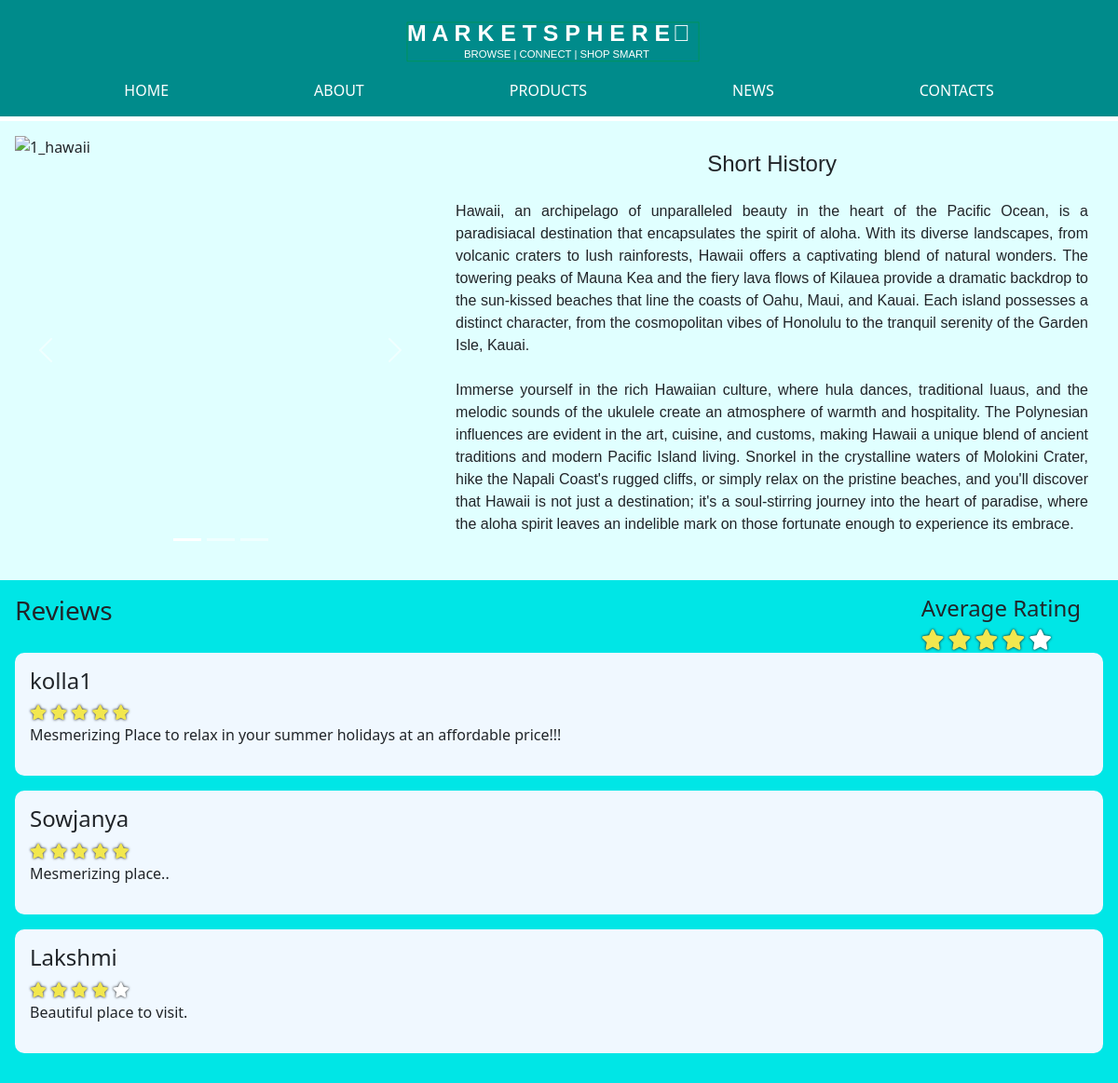
The page /includes/Hawaii.php on the database its author committed.
### tables this page shows
CREATE TABLE `Products` (
  `productId` int(11) NOT NULL,
  `productName` varchar(45) NOT NULL,
  `productCompany` varchar(45) NOT NULL,
  `productImgUrl` varchar(45) NOT NULL,
  `productPrice` decimal(7,2) NOT NULL,
  `productShortDesc` varchar(255) NOT NULL,
  `productHits` int(11) NOT NULL,
  `productRating` int(11) NOT NULL,
  `productRatingCount` int(11) NOT NULL,
  `productAvgRating` varchar(45) NOT NULL,
  `productReviewCount` int(11) NOT NULL
);

CREATE TABLE `Ratings` (
  `idRatings` int(11) NOT NULL,
  `userName` varchar(45) NOT NULL,
  `productID` int(11) NOT NULL,
  `companyName` varchar(45) NOT NULL,
  `rating` int(11) NOT NULL,
  `review` varchar(255) NOT NULL
);

### includes/Hawaii.php (the view, shortened to what this page needs)
<?php session_start();  include_once 'dbconnect.php';?>
<?php
    $result = $conn->query("SELECT * FROM Products where productId = 15");
    $prod = $result -> fetch_assoc();
    $hits = $prod["productHits"] + 1;
    $conn->query("UPDATE Products SET productHits = ".$hits." WHERE productId = 15");
?>
<!DOCTYPE html>
<html lang="en">
<head>
    <?php include 'head.php' ?>
</head>
<body class="hawaiiPage">
    <?php $page='Hawaii'; include 'navbar.php' ?>
    <div class="topContainer">
        <div id="myCarousel" class="carousel slide" data-bs-ride="carousel">
            <div class="carousel-indicators">
            <button type="button" data-bs-target="#myCarousel" data-bs-slide-to="0" class="active"></button>
            <button type="button" data-bs-target="#myCarousel" data-bs-slide-to="1"></button>
            <button type="button" data-bs-target="#myCarousel" data-bs-slide-to="15"></button>
            </div>
            <div class="carousel-inner">
            <div class="carousel-item active">
                <img src="../img/1_hawaii.jpeg" alt="1_hawaii" class="d-block" style="width:100%">
            </div>
            </div>
            <button class="carousel-control-prev" type="button" data-bs-target="#myCarousel" data-bs-slide="prev">
            <span class="carousel-control-prev-icon"></span>
            </button>
            <button class="carousel-control-next" type="button" data-bs-target="#myCarousel" data-bs-slide="next">
            <span class="carousel-control-next-icon"></span>
            </button>
        </div>
        <div class="longDescContainer">
            <h4 class="Desctext">Short History</h4>
            <p class="longDesc">
            Hawaii, an archipelago of unparalleled beauty in the heart of the Pacific Ocean, is a paradisiacal destination that encapsulates the spirit of aloha. With its diverse landscapes, from volcanic craters to lush rainforests, Hawaii offers a captivating blend of natural wonders. The towering peaks of Mauna Kea and the fiery lava flows of Kilauea provide a dramatic backdrop to the sun-kissed beaches that line the coasts of Oahu, Maui, and Kauai. Each island possesses a distinct character, from the cosmopolitan vibes of Honolulu to the tranquil serenity of the Garden Isle, Kauai.
            <br>
            <br>
            Immerse yourself in the rich Hawaiian culture, where hula dances, traditional luaus, and the melodic sounds of the ukulele create an atmosphere of warmth and hospitality. The Polynesian influences are evident in the art, cuisine, and customs, making Hawaii a unique blend of ancient traditions and modern Pacific Island living. Snorkel in the crystalline waters of Molokini Crater, hike the Napali Coast's rugged cliffs, or simply relax on the pristine beaches, and you'll discover that Hawaii is not just a destination; it's a soul-stirring journey into the heart of paradise, where the aloha spirit leaves an indelible mark on those fortunate enough to experience its embrace.
            </p>
        </div>
    </div>
    <div class="bottomContainer">
        <div class="containerHeader">
            <h3 class="reviewsText">Reviews</h4>
            <?php
                $sql = "SELECT * FROM Products WHERE productID = 15";
                $result = mysqli_query($conn, $sql);
                $rows = mysqli_num_rows($result);
                if($rows > 0)
                {
                    while($row = $result->fetch_assoc())
                    {
                        echo "<div class='reviewContainer'>\n";
                            echo"<h4 style='margin-right:1em'>Average Rating</h4>";
                            for($i = 1; $i<=5; $i++)
                            {
                                $roundedRating = ceil($row["productAvgRating"]);
                                echo "<i class='fa fa-star ";
                                if($i <= $roundedRating)
                                {
                                    echo "checked";
                                }
                                else
                                {
                                    echo "unchecked";
                                }
                                echo"'></i>\n";
                            }
                    echo "</div>\n";
                    }
                }
            ?>
        </div>
        <?php
            $sql = "SELECT * FROM Ratings WHERE productID = 15";
            $result = mysqli_query($conn, $sql);
            $rows = mysqli_num_rows($result);
            if($rows > 0)
            {
                while($row = $result->fetch_assoc())
                {
                    echo "<div class='topReviewContainer'>\n";
                        echo "<div class='ratingContainer'>\n";
                            echo "<h4 class='currentUser'>".$row['userName']."</h4>";
                            for($i=1; $i<=5; $i++)
                            {
                                echo "<i class='fa fa-star ";
                                if($i <= $row['rating'])
                                {
                                    echo "checked";
                                }
                                else
                                {
                                    echo "unchecked";
                                }
                                echo"'></i>\n";
                            }
                        echo "</div>\n";
                        echo "<div class='reviewContainer'>\n";
                            echo "<p class='reviewText'>".$row['review']."</p>";
                        echo "</div>\n";
                    echo "</div>\n";
                }
            }
        ?>
    </div>
</body>

### css/main.css (style rules this page uses)
body, .aboutPage, .contactsPage, .productsPage, .newsPage, .securePage, .trackPage { -webkit-background-size: cover; -moz-background-size: cover; -o-background-size: cover; background-size: cover; padding-top: 130px; }
.topContainer { background: lightcyan; padding: 1em; display: flex; }
.topContainer .longDescContainer { padding: 1em; text-align: justify; padding-left: 2em; width: 70%; }
.topContainer .longDescContainer .Desctext { text-align: center; margin-bottom: 1em; }
.topContainer .longDescContainer .Desctext, .topContainer .longDescContainer .longDesc { font-family: 'Noto Sans SC', sans-serif; }
.ratingContainer .checked, .reviewContainer .checked { color: #f2e74e; text-shadow: 0 0 3px #000; }
.ratingContainer .unchecked, .reviewContainer .unchecked { color: #fff; text-shadow: 0 0 3px #000; }
.topContainer #myCarousel { width: 500px; }
.bottomContainer { padding: 1em; background: #00e6e6; }
.topReviewContainer { padding: 1em; background: aliceblue; border-radius: 10px; margin-bottom: 1em }
.containerHeader { display: flex; justify-content: space-between; }
.reviewContainer { align-items: center; }
.reviewContainer .checked, .reviewContainer .unchecked { font-size: 22px; }

### rows shown on the page
products: productAvgRating "4" (drawn)
ratings: userName "kolla1", rating 5 (drawn), review "Mesmerizing Place to relax in your summer holidays at an affordable price!!!"
ratings: userName "Sowjanya", rating 5 (drawn), review "Mesmerizing place.."
ratings: userName "Lakshmi", rating 4 (drawn), review "Beautiful place to visit."
